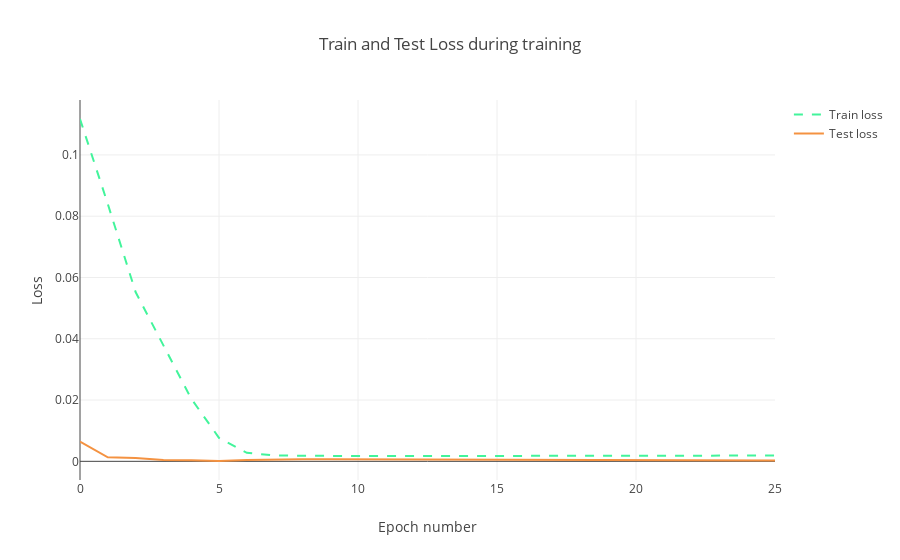

Notebook source saved alongside this figure:
### Code cell
# Visualización de las pérdidas de test y entreno
trace1 = go.Scatter(
    x = np.arange(0, len(history.history['loss']), 1),
    y = history.history['loss'],
    mode = 'lines',
    name = 'Train loss',
    line = dict(color=('rgb(66, 244, 155)'), width=2, dash='dash')
)
trace2 = go.Scatter(
    x = np.arange(0, len(history.history['val_loss']), 1),
    y = history.history['val_loss'],
    mode = 'lines',
    name = 'Test loss',
    line = dict(color=('rgb(244, 146, 65)'), width=2)
)

data = [trace1, trace2]

layout = dict(title = 'Train and Test Loss during training',
              xaxis = dict(title = 'Epoch number'), yaxis = dict(title = 'Loss'))

fig = dict(data=data, layout=layout)

py.iplot(fig, filename='training_process')

### Figure 1 — Plotly figure (JSON) as saved in the notebook; plotly's stock layout.template omitted (floating-point values rounded to 4 significant figures)
{"data": [{"line": {"color": "rgb(66, 244, 155)", "dash": "dash", "width": 2}, "mode": "lines", "name": "Train loss", "type": "scatter", "x": [0, 1, 2, 3, 4, 5, 6, 7, 8, 9, 10, 11, 12, 13, 14, 15, 16, 17, 18, 19, 20, 21, 22, 23, 24, 25], "y": [0.1117, 0.08397, 0.05525, 0.03786, 0.02047, 0.007653, 0.002795, 0.001898, 0.001769, 0.001734, 0.001724, 0.00172, 0.001718, 0.001719, 0.001722, 0.001727, 0.001734, 0.001744, 0.001756, 0.00177, 0.001787, 0.001804, 0.001823, 0.001843, 0.001864, 0.001884]}, {"line": {"color": "rgb(244, 146, 65)", "width": 2}, "mode": "lines", "name": "Test loss", "type": "scatter", "x": [0, 1, 2, 3, 4, 5, 6, 7, 8, 9, 10, 11, 12, 13, 14, 15, 16, 17, 18, 19, 20, 21, 22, 23, 24, 25], "y": [0.006412, 0.001308, 0.001047, 0.0004372, 0.0003368, 0.0001063, 0.0004434, 0.0006243, 0.0006744, 0.0006483, 0.0006108, 0.0005712, 0.0005337, 0.0004985, 0.0004652, 0.0004342, 0.0004052, 0.000378, 0.000353, 0.0003298, 0.0003086, 0.0002892, 0.0002716, 0.0002559, 0.0002417, 0.0002292]}], "layout": {"title": "Train and Test Loss during training", "xaxis": {"title": "Epoch number"}, "yaxis": {"title": "Loss"}}}
